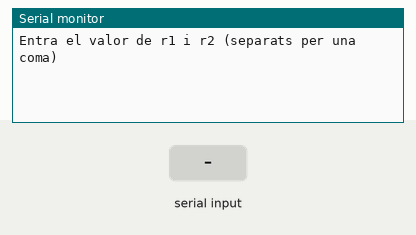
Bench run of a sketch on a simulated Arduino Uno, built with avr-gcc and run on an emulated ATmega328P. On the bench: the last lines printed to the serial monitor. The inputs (shaded band) are chosen by the test bench.

Above: at 1.2 s.
1.3 s: "90,45\n" received over Serial
At 1.9 s:
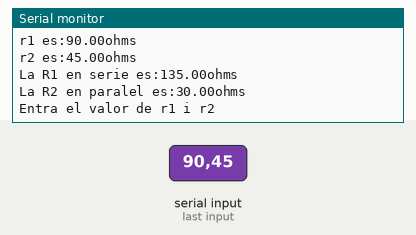
2.8 s: "30,150\n" received over Serial
At 4.3 s:
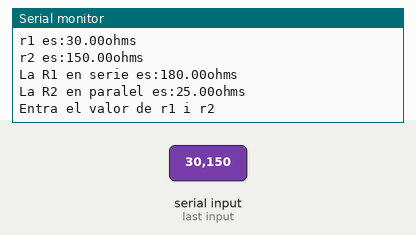
Timing chart, 0 to 5.8 s (numbered marks = the images above; inputs shaded):
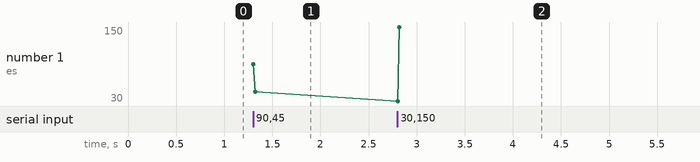

Measured:
- after the input at 1.3 s, the serial monitor: prints a new line at once (image 1)
- after the input at 2.8 s, the serial monitor: prints a new line at once (image 2)
- plotted number 1: 45 → 150 after the input at 2.8 s

The sketch:

Programa5-ex.1.ino
```cpp
/*************************************************************************
**                                                                      **
**                            Programa 5 ex.1                           **
**                                                                      **
*************************************************************************/


//****** Includes ********************************************************


//****** Variables *******************************************************

float r1, r2;             // variables for the R's
float rSerie, rParalel;   // variables for the results

//****** secup ***********************************************************
void setup() {
Serial.begin(9600);     // parlem amb l'arduino a 9600 bps! つ◕_◕ つ
  Serial.println("Entra el valor de r1 i r2 (separats per una coma)");
}        // 2,8 per exemple :3

//****** Loop ************************************************************
void loop() {
  while (Serial.available() > 0) {  // if there's any serial available, read it
   r1 = Serial.parseInt();// look for valid int the incoming serial stream
    Serial.print ("r1 es:");
    Serial.print (r1);
    Serial.println ("ohms");
   r2 = Serial.parseInt();
    Serial.print ("r2 es:");
    Serial.print (r2);
    Serial.println ("ohms");
  if (Serial.read() == '\n') { //IMPORTANT, posar "nueva linea" en el monitor
    rSerie = r1 + r2;
    rParalel = (r1 * r2)/ (r1+r2);
    Serial.print ("La R1 en serie es:");
    Serial.print (rSerie);
    Serial.println ("ohms");

   Serial.print ("La R2 en paralel es:");
   Serial.print (rParalel);
   Serial.println ("ohms");
Serial.println("Entra el valor de r1 i r2");
      }// d'aquesta manera es pot repetir l'acció (recorda la coma)
  }
}
```
